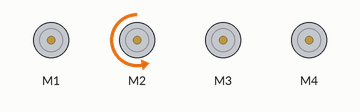
The sketch below on a simulated Arduino Uno, built with avr-gcc and run on an emulated ATmega328P. Parts: 4 × DC motor (green arrow = forward, orange = backward, longer = faster).

Above: at 0.05 s.
At 2.7 s:
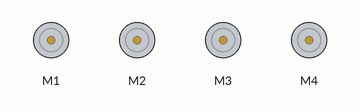
At 5.35 s:
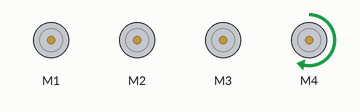
Timing chart, 0 to 6.8 s (numbered marks = the images above):
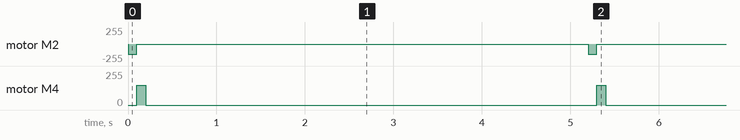

The sketch:

ROBOTBASIC.ino
```cpp
#include <Wire.h>
#include <Adafruit_MotorShield.h>
#include "utility/Adafruit_MS_PWMServoDriver.h"


Adafruit_MotorShield AFMS = Adafruit_MotorShield();

Adafruit_DCMotor *M1 = AFMS.getMotor(1); //claw
Adafruit_DCMotor *M2 = AFMS.getMotor(2); //wrist
Adafruit_DCMotor *M3 = AFMS.getMotor(3); //elbow
Adafruit_DCMotor *M4 = AFMS.getMotor(4); //shoulder

void setup() {

  AFMS.begin();
  M1->setSpeed(150);
  M2->setSpeed(150);
  M3->setSpeed(150);
  M4->setSpeed(150);
}

void loop() {


//  M1->run(FORWARD); //claw CLOSE
//  delay (100);
//  M1->run(RELEASE);
//  M1->run(BACKWARD); //CLAW OPEN
//  delay (100);
//  M1->run(RELEASE);

//  M2->run(FORWARD); //WRIST DOWN
//  delay (100);
//  M2->run(RELEASE);
  M2->run(BACKWARD); //WRIST UP
  delay (100);
  M2->run(RELEASE);

//  M3->run(FORWARD); //ELBOW UP (TOWARD BATTERIES)
//  delay (100);
//  M3->run(RELEASE);
//  M3->run(BACKWARD); //elbow DOWN (AWAY FROM BATTERIES)
//  delay (100);
//  M3->run(RELEASE);

  M4->run(FORWARD); //SHOULDER FORWARD
  delay (100);
  M4->run(RELEASE);
//  M4->run(BACKWARD); //SHOULDER BACKWARDS
//  delay (100);
//  M4->run(RELEASE);

  delay (5000);

}
```

Measured:
- by itself, motor M2: alternates backward 150/255 for 0.10 s and stopped for 5.1 s
- by itself, motor M4: alternates forward 150/255 for 0.10 s and stopped for 5.1 s
